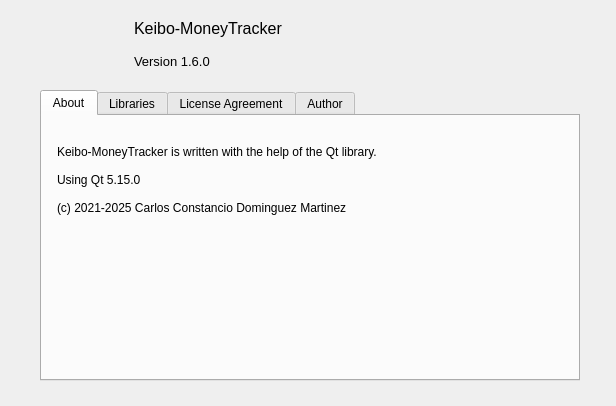
<?xml version="1.0" encoding="UTF-8"?>
<ui version="4.0">
 <class>AboutDialog</class>
 <widget class="QDialog" name="AboutDialog">
  <property name="geometry">
   <rect>
    <x>0</x>
    <y>0</y>
    <width>616</width>
    <height>406</height>
   </rect>
  </property>
  <property name="windowTitle">
   <string>Dialog</string>
  </property>
  <widget class="QTabWidget" name="tabWidget">
   <property name="geometry">
    <rect>
     <x>40</x>
     <y>90</y>
     <width>540</width>
     <height>291</height>
    </rect>
   </property>
   <property name="tabShape">
    <enum>QTabWidget::Rounded</enum>
   </property>
   <property name="currentIndex">
    <number>0</number>
   </property>
   <widget class="QWidget" name="tabAbout">
    <attribute name="title">
     <string>About</string>
    </attribute>
    <widget class="QPlainTextEdit" name="textAbout">
     <property name="geometry">
      <rect>
       <x>10</x>
       <y>10</y>
       <width>511</width>
       <height>241</height>
      </rect>
     </property>
     <property name="styleSheet">
      <string notr="true">background-color: rgba(0, 0, 0, 0);</string>
     </property>
     <property name="plainText">
      <string>
Keibo-MoneyTracker is written with the help of the Qt library. 

Using Qt 5.15.0

(c) 2021-2025 Carlos Constancio Dominguez Martinez</string>
     </property>
    </widget>
   </widget>
   <widget class="QWidget" name="tabLibraries">
    <attribute name="title">
     <string>Libraries</string>
    </attribute>
    <widget class="QPlainTextEdit" name="textLibraries">
     <property name="geometry">
      <rect>
       <x>10</x>
       <y>10</y>
       <width>511</width>
       <height>231</height>
      </rect>
     </property>
     <property name="styleSheet">
      <string notr="true">background-color: rgba(0, 0, 0, 0);</string>
     </property>
     <property name="plainText">
      <string>
-  This program uses Qt version 5.15.0.
   Qt is a C++ toolkit for cross-platform application development.
   Copyright (C) 2020 The Qt Company Ltd and other contributors.
   See qt.io for more information.


Third party libraries:

-  OpenGL Headers, version Revision 27684
   Copyright (c) 2013-2014 The Khronos Group Inc.
</string>
     </property>
    </widget>
   </widget>
   <widget class="QWidget" name="tabLicense">
    <attribute name="title">
     <string>License Agreement</string>
    </attribute>
    <widget class="QPlainTextEdit" name="textLicense">
     <property name="geometry">
      <rect>
       <x>10</x>
       <y>10</y>
       <width>511</width>
       <height>241</height>
      </rect>
     </property>
     <property name="styleSheet">
      <string notr="true">background-color: rgba(0, 0, 0, 0);</string>
     </property>
     <property name="plainText">
      <string>                    GNU GENERAL PUBLIC LICENSE
                       Version 3, 29 June 2007

 Copyright (C) 2007 Free Software Foundation, Inc. &lt;https://fsf.org/&gt;
 Everyone is permitted to copy and distribute verbatim copies
 of this license document, but changing it is not allowed.

                            Preamble

  The GNU General Public License is a free, copyleft license for
software and other kinds of works.

  The licenses for most software and other practical works are designed
to take away your freedom to share and change the works.  By contrast,
the GNU General Public License is intended to guarantee your freedom to
share and change all versions of a program--to make sure it remains free
software for all its users.  We, the Free Software Foundation, use the
GNU General Public License for most of our software; it applies also to
any other work released this way by its authors.  You can apply it to
your programs, too.

  When we speak of free software, we are referring to freedom, not
price.  Our General Public Licenses are designed to make sure that you
have the freedom to distribute copies of free software (and charge for
them if you wish), that you receive source code or can get it if you
want it, that you can change the software or use pieces of it in new
free programs, and that you know you can do these things.

  To protect your rights, we need to prevent others from denying you
these rights or asking you to surrender the rights.  Therefore, you have
certain responsibilities if you distribute copies of the software, or if
you modify it: responsibilities to respect the freedom of others.

  For example, if you distribute copies of such a program, whether
gratis or for a fee, you must pass on to the recipients the same
freedoms that you received.  You must make sure that they, too, receive
or can get the source code.  And you must show them these terms so they
know their rights.

  Developers that use the GNU GPL protect your rights with two steps:
(1) assert copyright on the software, and (2) offer you this License
giving you legal permission to copy, distribute and/or modify it.

  For the developers' and authors' protection, the GPL clearly explains
that there is no warranty for this free software.  For both users' and
authors' sake, the GPL requires that modified versions be marked as
changed, so that their problems will not be attributed erroneously to
authors of previous versions.

  Some devices are designed to deny users access to install or run
modified versions of the software inside them, although the manufacturer
can do so.  This is fundamentally incompatible with the aim of
protecting users' freedom to change the software.  The systematic
pattern of such abuse occurs in the area of products for individuals to
use, which is precisely where it is most unacceptable.  Therefore, we
have designed this version of the GPL to prohibit the practice for those
products.  If such problems arise substantially in other domains, we
stand ready to extend this provision to those domains in future versions
of the GPL, as needed to protect the freedom of users.

  Finally, every program is threatened constantly by software patents.
States should not allow patents to restrict development and use of
software on general-purpose computers, but in those that do, we wish to
avoid the special danger that patents applied to a free program could
make it effectively proprietary.  To prevent this, the GPL assures that
patents cannot be used to render the program non-free.

  The precise terms and conditions for copying, distribution and
modification follow.

                       TERMS AND CONDITIONS

  0. Definitions.

  &quot;This License&quot; refers to version 3 of the GNU General Public License.

  &quot;Copyright&quot; also means copyright-like laws that apply to other kinds of
works, such as semiconductor masks.

  &quot;The Program&quot; refers to any copyrightable work licensed under this
License.  Each licensee is addressed as &quot;you&quot;.  &quot;Licensees&quot; and
&quot;recipients&quot; may be individuals or organizations.

  To &quot;modify&quot; a work means to copy from or adapt all or part of the work
in a fashion requiring copyright permission, other than the making of an
exact copy.  The resulting work is called a &quot;modified version&quot; of the
earlier work or a work &quot;based on&quot; the earlier work.

  A &quot;covered work&quot; means either the unmodified Program or a work based
on the Program.

  To &quot;propagate&quot; a work means to do anything with it that, without
permission, would make you directly or secondarily liable for
infringement under applicable copyright law, except executing it on a
computer or modifying a private copy.  Propagation includes copying,
distribution (with or without modification), making available to the
public, and in some countries other activities as well.

  To &quot;convey&quot; a work means any kind of propagation that enables other
parties to make or receive copies.  Mere interaction with a user through
a computer network, with no transfer of a copy, is not conveying.

  An interactive user interface displays &quot;Appropriate Legal Notices&quot;
to the extent that it includes a convenient and prominently visible
feature that (1) displays an appropriate copyright notice, and (2)
tells the user that there is no warranty for the work (except to the
extent that warranties are provided), that licensees may convey the
work under this License, and how to view a copy of this License.  If
the interface presents a list of user commands or options, such as a
menu, a prominent item in the list meets this criterion.

  1. Source Code.

  The &quot;source code&quot; for a work means the preferred form of the work
for making modifications to it.  &quot;Object code&quot; means any non-source
form of a work.

  A &quot;Standard Interface&quot; means an interface that either is an official
standard defined by a recognized standards body, or, in the case of
interfaces specified for a particular programming language, one that
is widely used among developers working in that language.

  The &quot;System Libraries&quot; of an executable work include anything, other
than the work as a whole, that (a) is included in the normal form of
packaging a Major Component, but which is not part of that Major
Component, and (b) serves only to enable use of the work with that
Major Component, or to implement a Standard Interface for which an
implementation is available to the public in source code form.  A
&quot;Major Component&quot;, in this context, means a major essential component
(kernel, window system, and so on) of the specific operating system
(if any) on which the executable work runs, or a compiler used to
produce the work, or an object code interpreter used to run it.

  The &quot;Corresponding Source&quot; for a work in object code form means all
the source code needed to generate, install, and (for an executable
work) run the object code and to modify the work, including scripts to
control those activities.  However, it does not include the work's
System Libraries, or general-purpose tools or generally available free
programs which are used unmodified in performing those activities but
which are not part of the work.  For example, Corresponding Source
includes interface definition files associated with source files for
the work, and the source code for shared libraries and dynamically
linked subprograms that the work is specifically designed to require,
such as by intimate data communication or control flow between those
subprograms and other parts of the work.

  The Corresponding Source need not include anything that users
can regenerate automatically from other parts of the Corresponding
Source.

  The Corresponding Source for a work in source code form is that
same work.

  2. Basic Permissions.

  All rights granted under this License are granted for the term of
copyright on the Program, and are irrevocable provided the stated
conditions are met.  This License explicitly affirms your unlimited
permission to run the unmodified Program.  The output from running a
covered work is covered by this License only if the output, given its
content, constitutes a covered work.  This License acknowledges your
rights of fair use or other equivalent, as provided by copyright law.

  You may make, run and propagate covered works that you do not
convey, without conditions so long as your license otherwise remains
in force.  You may convey covered works to others for the sole purpose
of having them make modifications exclusively for you, or provide you
with facilities for running those works, provided that you comply with
the terms of this License in conveying all material for which you do
not control copyright.  Those thus making or running the covered works
for you must do so exclusively on your behalf, under your direction
and control, on terms that prohibit them from making any copies of
your copyrighted material outside their relationship with you.

  Conveying under any other circumstances is permitted solely under
the conditions stated below.  Sublicensing is not allowed; section 10
makes it unnecessary.

  3. Protecting Users' Legal Rights From Anti-Circumvention Law.

  No covered work shall be deemed part of an effective technological
measure under any applicable law fulfilling obligations under article
11 of the WIPO copyright treaty adopted on 20 December 1996, or
similar laws prohibiting or restricting circumvention of such
measures.

  When you convey a covered work, you waive any legal power to forbid
circumvention of technological measures to the extent such circumvention
is effected by exercising rights under this License with respect to
the covered work, and you disclaim any intention to limit operation or
modification of the work as a means of enforcing, against the work's
users, your or third parties' legal rights to forbid circumvention of
technological measures.

  4. Conveying Verbatim Copies.

  You may convey verbatim copies of the Program's source code as you
receive it, in any medium, provided that you conspicuously and
appropriately publish on each copy an appropriate copyright notice;
keep intact all notices stating that this License and any
non-permissive terms added in accord with section 7 apply to the code;
keep intact all notices of the absence of any warranty; and give all
recipients a copy of this License along with the Program.

  You may charge any price or no price for each copy that you convey,
and you may offer support or warranty protection for a fee.

  5. Conveying Modified Source Versions.

  You may convey a work based on the Program, or the modifications to
produce it from the Program, in the form of source code under the
terms of section 4, provided that you also meet all of these conditions:

    a) The work must carry prominent notices stating that you modified
    it, and giving a relevant date.

    b) The work must carry prominent notices stating that it is
    released under this License and any conditions added under section
    7.  This requirement modifies the requirement in section 4 to
    &quot;keep intact all notices&quot;.

    c) You must license the entire work, as a whole, under this
    License to anyone who comes into possession of a copy.  This
    License will therefore apply, along with any applicable section 7
    additional terms, to the whole of the work, and all its parts,
    regardless of how they are packaged.  This License gives no
    permission to license the work in any other way, but it does not
    invalidate such permission if you have separately received it.

    d) If the work has interactive user interfaces, each must display
    Appropriate Legal Notices; however, if the Program has interactive
    interfaces that do not display Appropriate Legal Notices, your
    work need not make them do so.

  A compilation of a covered work with other separate and independent
works, which are not by their nature extensions of the covered work,
and which are not combined with it such as to form a larger program,
in or on a volume of a storage or distribution medium, is called an
&quot;aggregate&quot; if the compilation and its resulting copyright are not
used to limit the access or legal rights of the compilation's users
beyond what the individual works permit.  Inclusion of a covered work
in an aggregate does not cause this License to apply to the other
parts of the aggregate.

  6. Conveying Non-Source Forms.

  You may convey a covered work in object code form under the terms
of sections 4 and 5, provided that you also convey the
machine-readable Corresponding Source under the terms of this License,
in one of these ways:

    a) Convey the object code in, or embodied in, a physical product
    (including a physical distribution medium), accompanied by the
    Corresponding Source fixed on a durable physical medium
    customarily used for software interchange.

    b) Convey the object code in, or embodied in, a physical product
    (including a physical distribution medium), accompanied by a
    written offer, valid for at least three years and valid for as
    long as you offer spare parts or customer support for that product
    model, to give anyone who possesses the object code either (1) a
    copy of the Corresponding Source for all the software in the
    product that is covered by this License, on a durable physical
    medium customarily used for software interchange, for a price no
    more than your reasonable cost of physically performing this
    conveying of source, or (2) access to copy the
    Corresponding Source from a network server at no charge.

    c) Convey individual copies of the object code with a copy of the
    written offer to provide the Corresponding Source.  This
    alternative is allowed only occasionally and noncommercially, and
    only if you received the object code with such an offer, in accord
    with subsection 6b.

    d) Convey the object code by offering access from a designated
    place (gratis or for a charge), and offer equivalent access to the
    Corresponding Source in the same way through the same place at no
    further charge.  You need not require recipients to copy the
    Corresponding Source along with the object code.  If the place to
    copy the object code is a network server, the Corresponding Source
    may be on a different server (operated by you or a third party)
    that supports equivalent copying facilities, provided you maintain
    clear directions next to the object code saying where to find the
    Corresponding Source.  Regardless of what server hosts the
    Corresponding Source, you remain obligated to ensure that it is
    available for as long as needed to satisfy these requirements.

    e) Convey the object code using peer-to-peer transmission, provided
    you inform other peers where the object code and Corresponding
    Source of the work are being offered to the general public at no
    charge under subsection 6d.

  A separable portion of the object code, whose source code is excluded
from the Corresponding Source as a System Library, need not be
included in conveying the object code work.

  A &quot;User Product&quot; is either (1) a &quot;consumer product&quot;, which means any
tangible personal property which is normally used for personal, family,
or household purposes, or (2) anything designed or sold for incorporation
into a dwelling.  In determining whether a product is a consumer product,
doubtful cases shall be resolved in favor of coverage.  For a particular
product received by a particular user, &quot;normally used&quot; refers to a
typical or common use of that class of product, regardless of the status
of the particular user or of the way in which the particular user
actually uses, or expects or is expected to use, the product.  A product
is a consumer product regardless of whether the product has substantial
commercial, industrial or non-consumer uses, unless such uses represent
the only significant mode of use of the product.

  &quot;Installation Information&quot; for a User Product means any methods,
procedures, authorization keys, or other information required to install
and execute modified versions of a covered work in that User Product from
a modified version of its Corresponding Source.  The information must
suffice to ensure that the continued functioning of the modified object
code is in no case prevented or interfered with solely because
modification has been made.

  If you convey an object code work under this section in, or with, or
specifically for use in, a User Product, and the conveying occurs as
part of a transaction in which the right of possession and use of the
User Product is transferred to the recipient in perpetuity or for a
fixed term (regardless of how the transaction is characterized), the
Corresponding Source conveyed under this section must be accompanied
by the Installation Information.  But this requirement does not apply
if neither you nor any third party retains the ability to install
modified object code on the User Product (for example, the work has
been installed in ROM).

  The requirement to provide Installation Information does not include a
requirement to continue to provide support service, warranty, or updates
for a work that has been modified or installed by the recipient, or for
the User Product in which it has been modified or installed.  Access to a
network may be denied when the modification itself materially and
adversely affects the operation of the network or violates the rules and
protocols for communication across the network.

  Corresponding Source conveyed, and Installation Information provided,
in accord with this section must be in a format that is publicly
documented (and with an implementation available to the public in
source code form), and must require no special password or key for
unpacking, reading or copying.

  7. Additional Terms.

  &quot;Additional permissions&quot; are terms that supplement the terms of this
License by making exceptions from one or more of its conditions.
Additional permissions that are applicable to the entire Program shall
be treated as though they were included in this License, to the extent
that they are valid under applicable law.  If additional permissions
apply only to part of the Program, that part may be used separately
under those permissions, but the entire Program remains governed by
this License without regard to the additional permissions.

  When you convey a copy of a covered work, you may at your option
remove any additional permissions from that copy, or from any part of
it.  (Additional permissions may be written to require their own
removal in certain cases when you modify the work.)  You may place
additional permissions on material, added by you to a covered work,
for which you have or can give appropriate copyright permission.

  Notwithstanding any other provision of this License, for material you
add to a covered work, you may (if authorized by the copyright holders of
that material) supplement the terms of this License with terms:

    a) Disclaiming warranty or limiting liability differently from the
    terms of sections 15 and 16 of this License; or

    b) Requiring preservation of specified reasonable legal notices or
    author attributions in that material or in the Appropriate Legal
    Notices displayed by works containing it; or

    c) Prohibiting misrepresentation of the origin of that material, or
    requiring that modified versions of such material be marked in
    reasonable ways as different from the original version; or

    d) Limiting the use for publicity purposes of names of licensors or
    authors of the material; or

    e) Declining to grant rights under trademark law for use of some
    trade names, trademarks, or service marks; or

    f) Requiring indemnification of licensors and authors of that
    material by anyone who conveys the material (or modified versions of
    it) with contractual assumptions of liability to the recipient, for
    any liability that these contractual assumptions directly impose on
    those licensors and authors.

  All other non-permissive additional terms are considered &quot;further
restrictions&quot; within the meaning of section 10.  If the Program as you
received it, or any part of it, contains a notice stating that it is
governed by this License along with a term that is a further
restriction, you may remove that term.  If a license document contains
a further restriction but permits relicensing or conveying under this
License, you may add to a covered work material governed by the terms
of that license document, provided that the further restriction does
not survive such relicensing or conveying.

  If you add terms to a covered work in accord with this section, you
must place, in the relevant source files, a statement of the
additional terms that apply to those files, or a notice indicating
where to find the applicable terms.

  Additional terms, permissive or non-permissive, may be stated in the
form of a separately written license, or stated as exceptions;
the above requirements apply either way.

  8. Termination.

  You may not propagate or modify a covered work except as expressly
provided under this License.  Any attempt otherwise to propagate or
modify it is void, and will automatically terminate your rights under
this License (including any patent licenses granted under the third
paragraph of section 11).

  However, if you cease all violation of this License, then your
license from a particular copyright holder is reinstated (a)
provisionally, unless and until the copyright holder explicitly and
finally terminates your license, and (b) permanently, if the copyright
holder fails to notify you of the violation by some reasonable means
prior to 60 days after the cessation.

  Moreover, your license from a particular copyright holder is
reinstated permanently if the copyright holder notifies you of the
violation by some reasonable means, this is the first time you have
received notice of violation of this License (for any work) from that
copyright holder, and you cure the violation prior to 30 days after
your receipt of the notice.

  Termination of your rights under this section does not terminate the
licenses of parties who have received copies or rights from you under
this License.  If your rights have been terminated and not permanently
reinstated, you do not qualify to receive new licenses for the same
material under section 10.

  9. Acceptance Not Required for Having Copies.

  You are not required to accept this License in order to receive or
run a copy of the Program.  Ancillary propagation of a covered work
occurring solely as a consequence of using peer-to-peer transmission
to receive a copy likewise does not require acceptance.  However,
nothing other than this License grants you permission to propagate or
modify any covered work.  These actions infringe copyright if you do
not accept this License.  Therefore, by modifying or propagating a
covered work, you indicate your acceptance of this License to do so.

  10. Automatic Licensing of Downstream Recipients.

  Each time you convey a covered work, the recipient automatically
receives a license from the original licensors, to run, modify and
propagate that work, subject to this License.  You are not responsible
for enforcing compliance by third parties with this License.

  An &quot;entity transaction&quot; is a transaction transferring control of an
organization, or substantially all assets of one, or subdividing an
organization, or merging organizations.  If propagation of a covered
work results from an entity transaction, each party to that
transaction who receives a copy of the work also receives whatever
licenses to the work the party's predecessor in interest had or could
give under the previous paragraph, plus a right to possession of the
Corresponding Source of the work from the predecessor in interest, if
the predecessor has it or can get it with reasonable efforts.

  You may not impose any further restrictions on the exercise of the
rights granted or affirmed under this License.  For example, you may
not impose a license fee, royalty, or other charge for exercise of
rights granted under this License, and you may not initiate litigation
(including a cross-claim or counterclaim in a lawsuit) alleging that
any patent claim is infringed by making, using, selling, offering for
sale, or importing the Program or any portion of it.

  11. Patents.

  A &quot;contributor&quot; is a copyright holder who authorizes use under this
License of the Program or a work on which the Program is based.  The
work thus licensed is called the contributor's &quot;contributor version&quot;.

  A contributor's &quot;essential patent claims&quot; are all patent claims
owned or controlled by the contributor, whether already acquired or
hereafter acquired, that would be infringed by some manner, permitted
by this License, of making, using, or selling its contributor version,
but do not include claims that would be infringed only as a
consequence of further modification of the contributor version.  For
purposes of this definition, &quot;control&quot; includes the right to grant
patent sublicenses in a manner consistent with the requirements of
this License.

  Each contributor grants you a non-exclusive, worldwide, royalty-free
patent license under the contributor's essential patent claims, to
make, use, sell, offer for sale, import and otherwise run, modify and
propagate the contents of its contributor version.

  In the following three paragraphs, a &quot;patent license&quot; is any express
agreement or commitment, however denominated, not to enforce a patent
(such as an express permission to practice a patent or covenant not to
sue for patent infringement).  To &quot;grant&quot; such a patent license to a
party means to make such an agreement or commitment not to enforce a
patent against the party.

  If you convey a covered work, knowingly relying on a patent license,
and the Corresponding Source of the work is not available for anyone
to copy, free of charge and under the terms of this License, through a
publicly available network server or other readily accessible means,
then you must either (1) cause the Corresponding Source to be so
available, or (2) arrange to deprive yourself of the benefit of the
patent license for this particular work, or (3) arrange, in a manner
consistent with the requirements of this License, to extend the patent
license to downstream recipients.  &quot;Knowingly relying&quot; means you have
actual knowledge that, but for the patent license, your conveying the
covered work in a country, or your recipient's use of the covered work
in a country, would infringe one or more identifiable patents in that
country that you have reason to believe are valid.

  If, pursuant to or in connection with a single transaction or
arrangement, you convey, or propagate by procuring conveyance of, a
covered work, and grant a patent license to some of the parties
receiving the covered work authorizing them to use, propagate, modify
or convey a specific copy of the covered work, then the patent license
you grant is automatically extended to all recipients of the covered
work and works based on it.

  A patent license is &quot;discriminatory&quot; if it does not include within
the scope of its coverage, prohibits the exercise of, or is
conditioned on the non-exercise of one or more of the rights that are
specifically granted under this License.  You may not convey a covered
work if you are a party to an arrangement with a third party that is
in the business of distributing software, under which you make payment
to the third party based on the extent of your activity of conveying
the work, and under which the third party grants, to any of the
parties who would receive the covered work from you, a discriminatory
patent license (a) in connection with copies of the covered work
conveyed by you (or copies made from those copies), or (b) primarily
for and in connection with specific products or compilations that
contain the covered work, unless you entered into that arrangement,
or that patent license was granted, prior to 28 March 2007.

  Nothing in this License shall be construed as excluding or limiting
any implied license or other defenses to infringement that may
otherwise be available to you under applicable patent law.

  12. No Surrender of Others' Freedom.

  If conditions are imposed on you (whether by court order, agreement or
otherwise) that contradict the conditions of this License, they do not
excuse you from the conditions of this License.  If you cannot convey a
covered work so as to satisfy simultaneously your obligations under this
License and any other pertinent obligations, then as a consequence you may
not convey it at all.  For example, if you agree to terms that obligate you
to collect a royalty for further conveying from those to whom you convey
the Program, the only way you could satisfy both those terms and this
License would be to refrain entirely from conveying the Program.

  13. Use with the GNU Affero General Public License.

  Notwithstanding any other provision of this License, you have
permission to link or combine any covered work with a work licensed
under version 3 of the GNU Affero General Public License into a single
combined work, and to convey the resulting work.  The terms of this
License will continue to apply to the part which is the covered work,
but the special requirements of the GNU Affero General Public License,
section 13, concerning interaction through a network will apply to the
combination as such.

  14. Revised Versions of this License.

  The Free Software Foundation may publish revised and/or new versions of
the GNU General Public License from time to time.  Such new versions will
be similar in spirit to the present version, but may differ in detail to
address new problems or concerns.

  Each version is given a distinguishing version number.  If the
Program specifies that a certain numbered version of the GNU General
Public License &quot;or any later version&quot; applies to it, you have the
option of following the terms and conditions either of that numbered
version or of any later version published by the Free Software
Foundation.  If the Program does not specify a version number of the
GNU General Public License, you may choose any version ever published
by the Free Software Foundation.

  If the Program specifies that a proxy can decide which future
versions of the GNU General Public License can be used, that proxy's
public statement of acceptance of a version permanently authorizes you
to choose that version for the Program.

  Later license versions may give you additional or different
permissions.  However, no additional obligations are imposed on any
author or copyright holder as a result of your choosing to follow a
later version.

  15. Disclaimer of Warranty.

  THERE IS NO WARRANTY FOR THE PROGRAM, TO THE EXTENT PERMITTED BY
APPLICABLE LAW.  EXCEPT WHEN OTHERWISE STATED IN WRITING THE COPYRIGHT
HOLDERS AND/OR OTHER PARTIES PROVIDE THE PROGRAM &quot;AS IS&quot; WITHOUT WARRANTY
OF ANY KIND, EITHER EXPRESSED OR IMPLIED, INCLUDING, BUT NOT LIMITED TO,
THE IMPLIED WARRANTIES OF MERCHANTABILITY AND FITNESS FOR A PARTICULAR
PURPOSE.  THE ENTIRE RISK AS TO THE QUALITY AND PERFORMANCE OF THE PROGRAM
IS WITH YOU.  SHOULD THE PROGRAM PROVE DEFECTIVE, YOU ASSUME THE COST OF
ALL NECESSARY SERVICING, REPAIR OR CORRECTION.

  16. Limitation of Liability.

  IN NO EVENT UNLESS REQUIRED BY APPLICABLE LAW OR AGREED TO IN WRITING
WILL ANY COPYRIGHT HOLDER, OR ANY OTHER PARTY WHO MODIFIES AND/OR CONVEYS
THE PROGRAM AS PERMITTED ABOVE, BE LIABLE TO YOU FOR DAMAGES, INCLUDING ANY
GENERAL, SPECIAL, INCIDENTAL OR CONSEQUENTIAL DAMAGES ARISING OUT OF THE
USE OR INABILITY TO USE THE PROGRAM (INCLUDING BUT NOT LIMITED TO LOSS OF
DATA OR DATA BEING RENDERED INACCURATE OR LOSSES SUSTAINED BY YOU OR THIRD
PARTIES OR A FAILURE OF THE PROGRAM TO OPERATE WITH ANY OTHER PROGRAMS),
EVEN IF SUCH HOLDER OR OTHER PARTY HAS BEEN ADVISED OF THE POSSIBILITY OF
SUCH DAMAGES.

  17. Interpretation of Sections 15 and 16.

  If the disclaimer of warranty and limitation of liability provided
above cannot be given local legal effect according to their terms,
reviewing courts shall apply local law that most closely approximates
an absolute waiver of all civil liability in connection with the
Program, unless a warranty or assumption of liability accompanies a
copy of the Program in return for a fee.

                     END OF TERMS AND CONDITIONS

            How to Apply These Terms to Your New Programs

  If you develop a new program, and you want it to be of the greatest
possible use to the public, the best way to achieve this is to make it
free software which everyone can redistribute and change under these terms.

  To do so, attach the following notices to the program.  It is safest
to attach them to the start of each source file to most effectively
state the exclusion of warranty; and each file should have at least
the &quot;copyright&quot; line and a pointer to where the full notice is found.

    &lt;one line to give the program's name and a brief idea of what it does.&gt;
    Copyright (C) &lt;year&gt;  &lt;name of author&gt;

    This program is free software: you can redistribute it and/or modify
    it under the terms of the GNU General Public License as published by
    the Free Software Foundation, either version 3 of the License, or
    (at your option) any later version.

    This program is distributed in the hope that it will be useful,
    but WITHOUT ANY WARRANTY; without even the implied warranty of
    MERCHANTABILITY or FITNESS FOR A PARTICULAR PURPOSE.  See the
    GNU General Public License for more details.

    You should have received a copy of the GNU General Public License
    along with this program.  If not, see &lt;https://www.gnu.org/licenses/&gt;.

Also add information on how to contact you by electronic and paper mail.

  If the program does terminal interaction, make it output a short
notice like this when it starts in an interactive mode:

    &lt;program&gt;  Copyright (C) &lt;year&gt;  &lt;name of author&gt;
    This program comes with ABSOLUTELY NO WARRANTY; for details type `show w'.
    This is free software, and you are welcome to redistribute it
    under certain conditions; type `show c' for details.

The hypothetical commands `show w' and `show c' should show the appropriate
parts of the General Public License.  Of course, your program's commands
might be different; for a GUI interface, you would use an &quot;about box&quot;.

  You should also get your employer (if you work as a programmer) or school,
if any, to sign a &quot;copyright disclaimer&quot; for the program, if necessary.
For more information on this, and how to apply and follow the GNU GPL, see
&lt;https://www.gnu.org/licenses/&gt;.

  The GNU General Public License does not permit incorporating your program
into proprietary programs.  If your program is a subroutine library, you
may consider it more useful to permit linking proprietary applications with
the library.  If this is what you want to do, use the GNU Lesser General
Public License instead of this License.  But first, please read
&lt;https://www.gnu.org/licenses/why-not-lgpl.html&gt;.
</string>
     </property>
    </widget>
   </widget>
   <widget class="QWidget" name="tabAuthor">
    <attribute name="title">
     <string>Author</string>
    </attribute>
    <widget class="QPlainTextEdit" name="textAuthor">
     <property name="geometry">
      <rect>
       <x>10</x>
       <y>10</y>
       <width>511</width>
       <height>241</height>
      </rect>
     </property>
     <property name="styleSheet">
      <string notr="true">background-color: rgba(0, 0, 0, 0);</string>
     </property>
     <property name="plainText">
      <string>
  Carlos Constancio Dominguez Martinez
  dmartinez.carlos@gmail.com</string>
     </property>
    </widget>
   </widget>
  </widget>
  <widget class="QPlainTextEdit" name="textAppName">
   <property name="geometry">
    <rect>
     <x>130</x>
     <y>15</y>
     <width>191</width>
     <height>41</height>
    </rect>
   </property>
   <property name="font">
    <font>
     <pointsize>12</pointsize>
    </font>
   </property>
   <property name="styleSheet">
    <string notr="true">border-color: rgba(0, 0, 0, 0);
background-color: rgba(0, 0, 0, 0);</string>
   </property>
   <property name="frameShape">
    <enum>QFrame::NoFrame</enum>
   </property>
   <property name="lineWidth">
    <number>0</number>
   </property>
   <property name="plainText">
    <string>Keibo-MoneyTracker</string>
   </property>
  </widget>
  <widget class="QPlainTextEdit" name="textAppVersion">
   <property name="geometry">
    <rect>
     <x>130</x>
     <y>50</y>
     <width>171</width>
     <height>31</height>
    </rect>
   </property>
   <property name="font">
    <font>
     <pointsize>10</pointsize>
    </font>
   </property>
   <property name="styleSheet">
    <string notr="true">background-color: rgba(0, 0, 0, 0);
border-color: rgba(0, 0, 0, 0);</string>
   </property>
   <property name="frameShape">
    <enum>QFrame::NoFrame</enum>
   </property>
   <property name="lineWidth">
    <number>0</number>
   </property>
   <property name="plainText">
    <string>Version 1.6.0</string>
   </property>
  </widget>
  <widget class="QGraphicsView" name="graphicsViewIcon">
   <property name="geometry">
    <rect>
     <x>50</x>
     <y>10</y>
     <width>75</width>
     <height>75</height>
    </rect>
   </property>
   <property name="styleSheet">
    <string notr="true">background-color: rgba(0, 0, 0, 0);</string>
   </property>
   <property name="frameShape">
    <enum>QFrame::NoFrame</enum>
   </property>
  </widget>
 </widget>
 <resources/>
 <connections/>
</ui>
